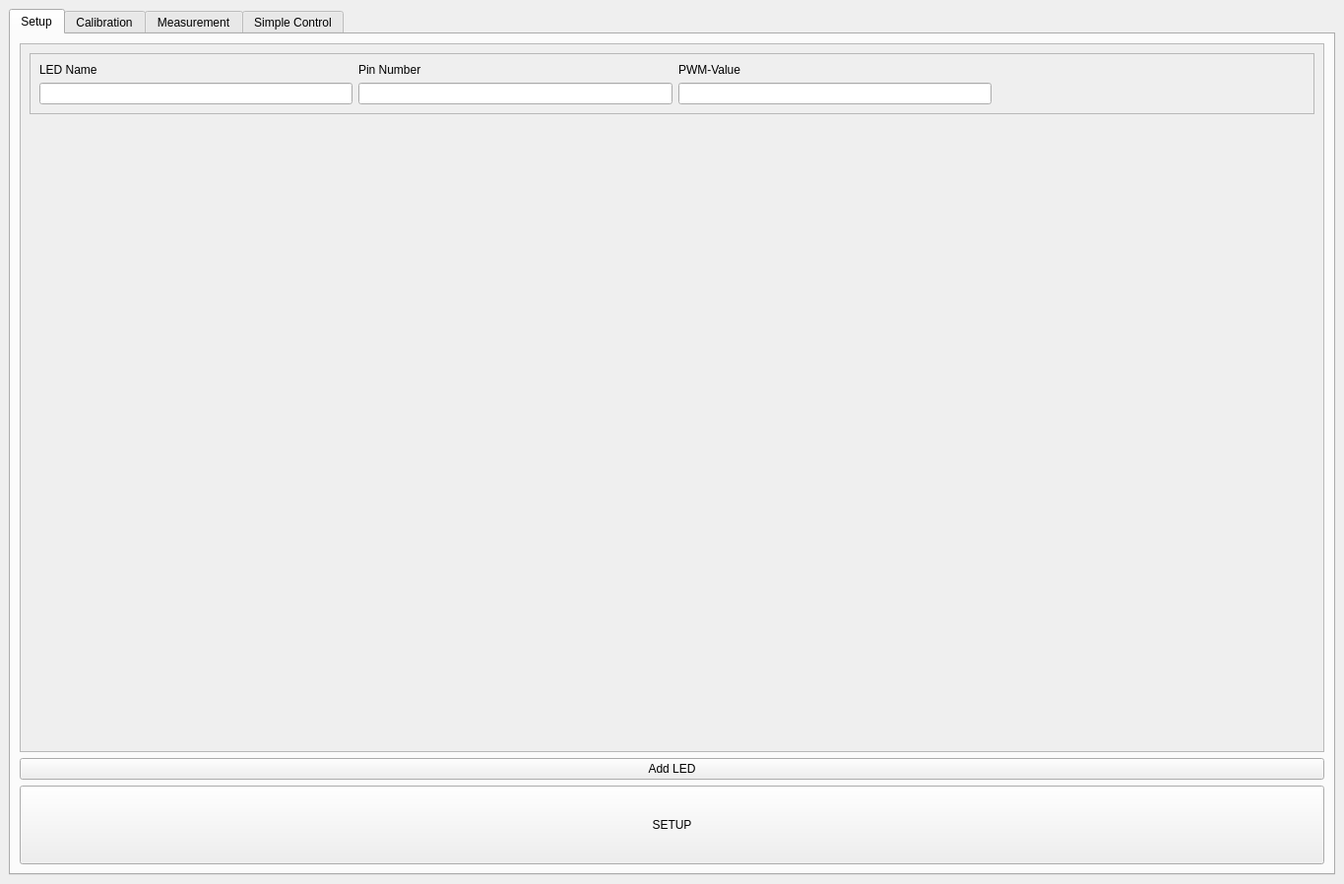
<?xml version="1.0" encoding="UTF-8"?>
<ui version="4.0">
 <class>MainWindow</class>
 <widget class="QMainWindow" name="MainWindow">
  <property name="geometry">
   <rect>
    <x>0</x>
    <y>0</y>
    <width>1365</width>
    <height>898</height>
   </rect>
  </property>
  <property name="windowTitle">
   <string>ControlCenter</string>
  </property>
  <widget class="QWidget" name="centralwidget">
   <layout class="QHBoxLayout" name="horizontalLayout">
    <item>
     <widget class="QTabWidget" name="tabWidget">
      <property name="currentIndex">
       <number>0</number>
      </property>
      <widget class="QWidget" name="tab">
       <attribute name="title">
        <string>Setup</string>
       </attribute>
       <layout class="QVBoxLayout" name="verticalLayout_3">
        <item>
         <widget class="QScrollArea" name="scrollArea">
          <property name="widgetResizable">
           <bool>true</bool>
          </property>
          <widget class="QWidget" name="scrollAreaWidgetContents">
           <property name="geometry">
            <rect>
             <x>0</x>
             <y>0</y>
             <width>1321</width>
             <height>711</height>
            </rect>
           </property>
           <layout class="QVBoxLayout" name="verticalLayout">
            <item>
             <widget class="QFrame" name="frame_2">
              <property name="frameShape">
               <enum>QFrame::StyledPanel</enum>
              </property>
              <property name="frameShadow">
               <enum>QFrame::Raised</enum>
              </property>
              <layout class="QGridLayout" name="gridLayout">
               <item row="0" column="1">
                <widget class="QLabel" name="label_2">
                 <property name="text">
                  <string>Pin Number</string>
                 </property>
                </widget>
               </item>
               <item row="1" column="1">
                <widget class="QLineEdit" name="lineEdit_2"/>
               </item>
               <item row="1" column="2">
                <widget class="QLineEdit" name="lineEdit_3"/>
               </item>
               <item row="0" column="0">
                <widget class="QLabel" name="label">
                 <property name="text">
                  <string>LED Name</string>
                 </property>
                </widget>
               </item>
               <item row="0" column="2">
                <widget class="QLabel" name="label_3">
                 <property name="text">
                  <string>PWM-Value</string>
                 </property>
                </widget>
               </item>
               <item row="1" column="0">
                <widget class="QLineEdit" name="lineEdit"/>
               </item>
               <item row="1" column="3">
                <spacer name="horizontalSpacer_5">
                 <property name="orientation">
                  <enum>Qt::Horizontal</enum>
                 </property>
                 <property name="sizeHint" stdset="0">
                  <size>
                   <width>40</width>
                   <height>20</height>
                  </size>
                 </property>
                </spacer>
               </item>
              </layout>
             </widget>
            </item>
            <item>
             <spacer name="verticalSpacer">
              <property name="orientation">
               <enum>Qt::Vertical</enum>
              </property>
              <property name="sizeHint" stdset="0">
               <size>
                <width>20</width>
                <height>40</height>
               </size>
              </property>
             </spacer>
            </item>
           </layout>
          </widget>
         </widget>
        </item>
        <item>
         <widget class="QPushButton" name="pushButton">
          <property name="text">
           <string>Add LED</string>
          </property>
         </widget>
        </item>
        <item>
         <widget class="QPushButton" name="pushButton_2">
          <property name="minimumSize">
           <size>
            <width>0</width>
            <height>80</height>
           </size>
          </property>
          <property name="text">
           <string>SETUP</string>
          </property>
         </widget>
        </item>
       </layout>
      </widget>
      <widget class="QWidget" name="tab_2">
       <attribute name="title">
        <string>Calibration</string>
       </attribute>
      </widget>
      <widget class="QWidget" name="tab_3">
       <attribute name="title">
        <string>Measurement</string>
       </attribute>
       <layout class="QVBoxLayout" name="verticalLayout_2">
        <item>
         <widget class="QFrame" name="frame">
          <property name="frameShape">
           <enum>QFrame::StyledPanel</enum>
          </property>
          <property name="frameShadow">
           <enum>QFrame::Raised</enum>
          </property>
         </widget>
        </item>
       </layout>
      </widget>
      <widget class="QWidget" name="tab_4">
       <attribute name="title">
        <string>Simple Control</string>
       </attribute>
       <layout class="QVBoxLayout" name="verticalLayout_5">
        <item>
         <widget class="QScrollArea" name="scrollArea_2">
          <property name="widgetResizable">
           <bool>true</bool>
          </property>
          <widget class="QWidget" name="scrollAreaWidgetContents_2">
           <property name="geometry">
            <rect>
             <x>0</x>
             <y>0</y>
             <width>1321</width>
             <height>831</height>
            </rect>
           </property>
           <layout class="QVBoxLayout" name="verticalLayout_4">
            <item>
             <widget class="QFrame" name="frame_3">
              <property name="frameShape">
               <enum>QFrame::StyledPanel</enum>
              </property>
              <property name="frameShadow">
               <enum>QFrame::Raised</enum>
              </property>
              <layout class="QGridLayout" name="gridLayout_11">
               <item row="1" column="0">
                <widget class="QLineEdit" name="lineEdit_33">
                 <property name="enabled">
                  <bool>false</bool>
                 </property>
                 <property name="clearButtonEnabled">
                  <bool>false</bool>
                 </property>
                </widget>
               </item>
               <item row="0" column="5">
                <widget class="QLabel" name="label_33">
                 <property name="text">
                  <string>Duration</string>
                 </property>
                </widget>
               </item>
               <item row="1" column="5">
                <widget class="QLineEdit" name="lineEdit_32"/>
               </item>
               <item row="1" column="2">
                <widget class="QPushButton" name="pushButton_13">
                 <property name="text">
                  <string>ON</string>
                 </property>
                </widget>
               </item>
               <item row="1" column="9">
                <widget class="QPushButton" name="pushButton_3">
                 <property name="text">
                  <string>Activate</string>
                 </property>
                </widget>
               </item>
               <item row="1" column="4">
                <widget class="QFrame" name="frame_14">
                 <property name="frameShape">
                  <enum>QFrame::StyledPanel</enum>
                 </property>
                 <property name="frameShadow">
                  <enum>QFrame::Raised</enum>
                 </property>
                </widget>
               </item>
               <item row="1" column="10">
                <spacer name="horizontalSpacer">
                 <property name="orientation">
                  <enum>Qt::Horizontal</enum>
                 </property>
                 <property name="sizeHint" stdset="0">
                  <size>
                   <width>40</width>
                   <height>20</height>
                  </size>
                 </property>
                </spacer>
               </item>
               <item row="1" column="3">
                <widget class="QPushButton" name="pushButton_14">
                 <property name="text">
                  <string>OFF</string>
                 </property>
                </widget>
               </item>
               <item row="0" column="0">
                <widget class="QLabel" name="label_32">
                 <property name="text">
                  <string>LED Name</string>
                 </property>
                </widget>
               </item>
               <item row="1" column="1">
                <widget class="QFrame" name="frame_30">
                 <property name="frameShape">
                  <enum>QFrame::StyledPanel</enum>
                 </property>
                 <property name="frameShadow">
                  <enum>QFrame::Raised</enum>
                 </property>
                </widget>
               </item>
               <item row="1" column="6">
                <widget class="QFrame" name="frame_39">
                 <property name="frameShape">
                  <enum>QFrame::StyledPanel</enum>
                 </property>
                 <property name="frameShadow">
                  <enum>QFrame::Raised</enum>
                 </property>
                </widget>
               </item>
              </layout>
             </widget>
            </item>
            <item>
             <widget class="QFrame" name="frame_16">
              <property name="frameShape">
               <enum>QFrame::StyledPanel</enum>
              </property>
              <property name="frameShadow">
               <enum>QFrame::Raised</enum>
              </property>
              <layout class="QGridLayout" name="gridLayout_15">
               <item row="0" column="5">
                <widget class="QLabel" name="label_40">
                 <property name="text">
                  <string>Duration</string>
                 </property>
                </widget>
               </item>
               <item row="1" column="2">
                <widget class="QPushButton" name="pushButton_21">
                 <property name="text">
                  <string>ON</string>
                 </property>
                </widget>
               </item>
               <item row="1" column="10">
                <spacer name="horizontalSpacer_20">
                 <property name="orientation">
                  <enum>Qt::Horizontal</enum>
                 </property>
                 <property name="sizeHint" stdset="0">
                  <size>
                   <width>40</width>
                   <height>20</height>
                  </size>
                 </property>
                </spacer>
               </item>
               <item row="1" column="4">
                <widget class="QFrame" name="frame_27">
                 <property name="frameShape">
                  <enum>QFrame::StyledPanel</enum>
                 </property>
                 <property name="frameShadow">
                  <enum>QFrame::Raised</enum>
                 </property>
                </widget>
               </item>
               <item row="1" column="9">
                <widget class="QPushButton" name="pushButton_7">
                 <property name="text">
                  <string>Activate</string>
                 </property>
                </widget>
               </item>
               <item row="1" column="5">
                <widget class="QLineEdit" name="lineEdit_41"/>
               </item>
               <item row="1" column="3">
                <widget class="QPushButton" name="pushButton_22">
                 <property name="text">
                  <string>OFF</string>
                 </property>
                </widget>
               </item>
               <item row="1" column="0">
                <widget class="QLineEdit" name="lineEdit_40">
                 <property name="enabled">
                  <bool>false</bool>
                 </property>
                 <property name="clearButtonEnabled">
                  <bool>false</bool>
                 </property>
                </widget>
               </item>
               <item row="0" column="0">
                <widget class="QLabel" name="label_41">
                 <property name="text">
                  <string>LED Name</string>
                 </property>
                </widget>
               </item>
               <item row="1" column="1">
                <widget class="QFrame" name="frame_36">
                 <property name="frameShape">
                  <enum>QFrame::StyledPanel</enum>
                 </property>
                 <property name="frameShadow">
                  <enum>QFrame::Raised</enum>
                 </property>
                </widget>
               </item>
               <item row="1" column="6">
                <widget class="QFrame" name="frame_45">
                 <property name="frameShape">
                  <enum>QFrame::StyledPanel</enum>
                 </property>
                 <property name="frameShadow">
                  <enum>QFrame::Raised</enum>
                 </property>
                </widget>
               </item>
              </layout>
             </widget>
            </item>
            <item>
             <spacer name="verticalSpacer_2">
              <property name="orientation">
               <enum>Qt::Vertical</enum>
              </property>
              <property name="sizeHint" stdset="0">
               <size>
                <width>20</width>
                <height>40</height>
               </size>
              </property>
             </spacer>
            </item>
           </layout>
          </widget>
         </widget>
        </item>
       </layout>
      </widget>
     </widget>
    </item>
   </layout>
  </widget>
 </widget>
 <resources/>
 <connections/>
</ui>
